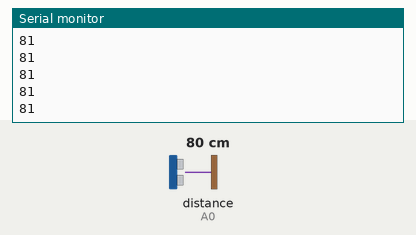
A sketch run on a simulated Arduino Uno, built with avr-gcc and run on an emulated ATmega328P. Shown: the last lines printed to the serial monitor. The inputs (shaded band) are chosen by the test bench; at power-on: distance to the obstacle (sensor on A0) 80 cm. The echo pulse lasts 58.3 µs per cm.

Above: at 3.9 s.
4.0 s: distance to the obstacle (sensor on A0) set to 2 cm
At 4.9 s:
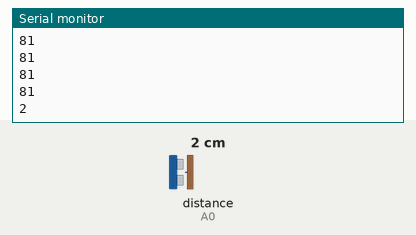
5.5 s: distance to the obstacle (sensor on A0) set to 4 cm
At 6.0 s:
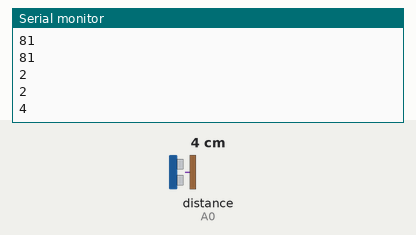
Timing chart, 0 to 8.5 s (numbered marks = the images above; inputs shaded):
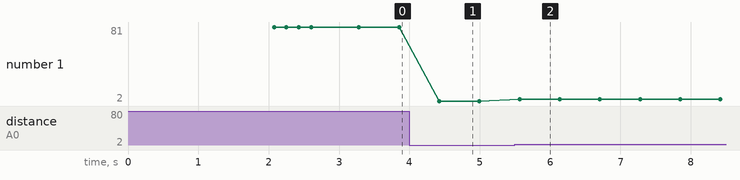

Measured:
- after the input at 4.0 s, the serial monitor: prints a new line after 0.42 s (image 1)
- after the input at 5.5 s, the serial monitor: prints a new line after 0.07 s (image 2)
- plotted number 1: 81 → 2 after the input at 4.0 s, 2 → 4 after the input at 5.5 s

The sketch:

UltrasonicSensor.ino
```cpp
#include <NewPing.h>
#define ECHO_PIN A0
#define TRIG_PIN A1
#define MAX_DISTANCE 200
NewPing sonar(TRIG_PIN, ECHO_PIN, MAX_DISTANCE);
int distance = 0;
void setup() {
  Serial.begin(9600);
  while (! Serial);
  Serial.println("Distance = ");
  delay(2000);
  distance = readPing();
  Serial.println(distance);
  delay(100);
  distance = readPing();
  Serial.println(distance);
  delay(100);
  distance = readPing();
  Serial.println(distance);
  delay(100);
  distance = readPing();
  Serial.println(distance);
  delay(100);
}

void loop() {
  delay(500);
  distance = readPing();
  Serial.println(distance);
}

int readPing() {
  delay(70);
  int cm = sonar.ping_cm();
  if(cm==0)
  {
    cm = 250;
  }
  return cm;
}
```
